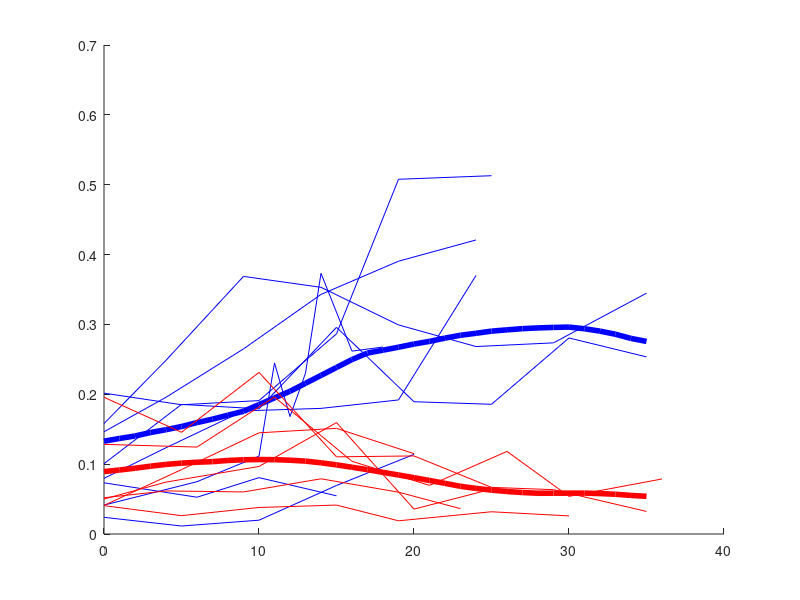

MATLAB code to generate this figure:
% buckling data
load buckling_data
% in this file F is for EBHSET and G is for HSET only
figure
hold on
x = 0:1:35;
y = zeros(size(x));
n = zeros(size(x));
for i=1:length(F)
    Q = F{i};
    Q(:,2) = Q(:,2)/0.11;  % pixel size
    plot(Q(:,1)-Q(1,1),Q(:,2),'b')
    y1 = interp1(Q(:,1)-Q(1,1),Q(:,2),x);
    n = n + ~isnan(y1);
    y1(isnan(y1))=0;
    y = y + y1;
end
y = y./n;
h = plot(x,movmean(y,18),'b');
set(h,'LineWidth',4)


x = 0:1:35;
y = zeros(size(x));
n = zeros(size(x));
for i=1:length(G)
    Q = G{i};
    if i==1
        Q(:,2) = Q(:,2)/0.075;  % pixel size
    else
        Q(:,2) = Q(:,2)/0.11;  % pixel size
    end
    plot(Q(:,1)-Q(1,1),Q(:,2),'r')
    y1 = interp1(Q(:,1)-Q(1,1),Q(:,2),x);
    n = n + ~isnan(y1);
    y1(isnan(y1))=0;
    y = y + y1;
end
y = y./n;
h = plot(x,movmean(y,15),'r');
set(h,'LineWidth',4)

